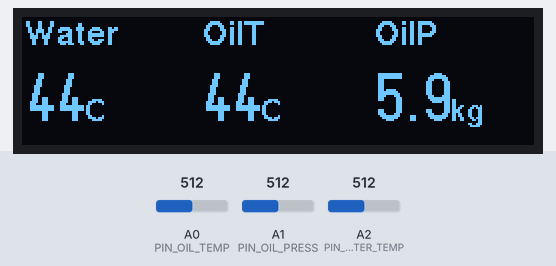
This program was run on a simulated Arduino Nano, built with avr-gcc and run on an emulated ATmega328P. Parts: 256×64 one-colour display. The test bench sets the inputs (shaded band); at power-on: A0 (PIN_OIL_TEMP) = 512, A1 (PIN_OIL_PRESS) = 512, A2 (PIN_WATER_TEMP) = 512. What the program prints to the serial monitor is not drawn.

Above: at 1.4 s.
1.5 s: A0 (PIN_OIL_TEMP) set to 716
At 3.4 s:
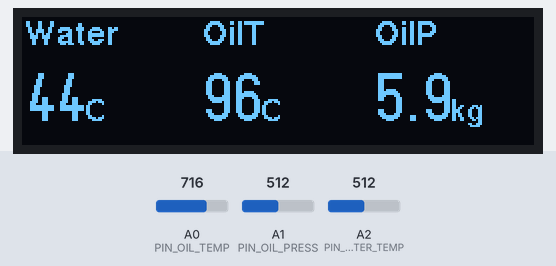
4.5 s: A1 (PIN_OIL_PRESS) set to 716
At 6.5 s:
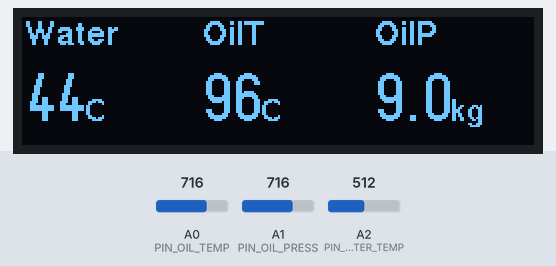
6.8 s: A2 (PIN_WATER_TEMP) set to 716
At 8.8 s:
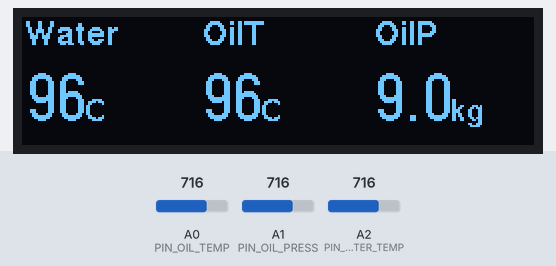
9.1 s: A0 (PIN_OIL_TEMP) set to 900
At 11.1 s:
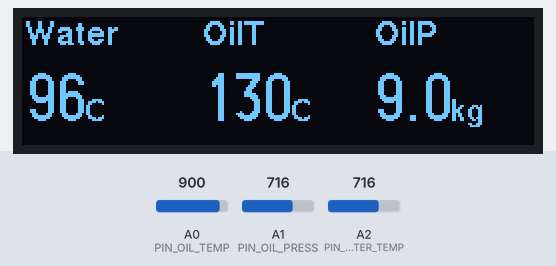
11.4 s: A1 (PIN_OIL_PRESS) set to 900
At 12.6 s:
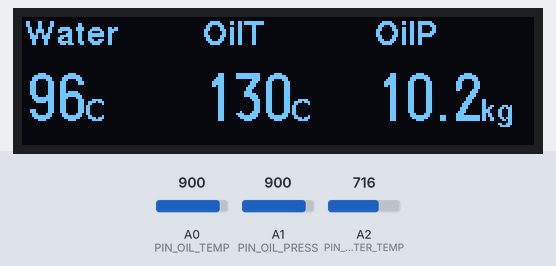
13.8 s: A2 (PIN_WATER_TEMP) set to 900
At 16.2 s:
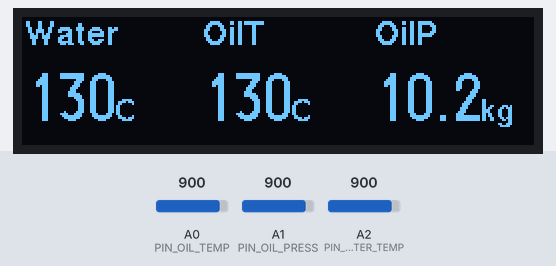
Timing chart, 0 to 17.3 s (numbered marks = the images above; inputs shaded):
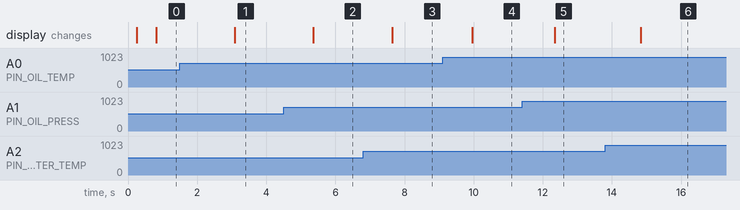

The program:

main.cpp
```cpp
#include <Arduino.h>
#include <U8g2lib.h>

// OLED: ZJY270S0700XG31 — SW SPI + ZJY remap
// CS=D9, RST=D6, SCL=D5, DC=D4, SDA=D3
// Analog: A0=oil temp, A1=oil pressure, A2=water temp
//
// Display select: 0 = ZJY270S0700XG31 (SSD1322, 256x64, page buffer)
//                 1 = 2.42" SSD1309 128x64 SPI module (field test panel)
#ifndef DISPLAY_SSD1309_128X64
#define DISPLAY_SSD1309_128X64 0
#endif
// 1 = field diagnosis screens (frame/ticks/font paths). Production stays 0.
#ifndef DIAG_FIRMWARE
#define DIAG_FIRMWARE 0
#endif

constexpr uint8_t PIN_OLED_CS = 9;
constexpr uint8_t PIN_OLED_RST = 6;
constexpr uint8_t PIN_OLED_SCL = 5;
constexpr uint8_t PIN_OLED_DC = 4;
constexpr uint8_t PIN_OLED_SDA = 3;

constexpr uint8_t PIN_OIL_TEMP = A0;
constexpr uint8_t PIN_OIL_PRESS = A1;
constexpr uint8_t PIN_WATER_TEMP = A2;

constexpr int ADC_MAX = 1023;
// Internal 1.1 V bandgap vs AVCC. Calibrated against the measured 5.25 V rail.
constexpr float BANDGAP_VOLTS = 1.088f;
constexpr float ADC_VREF_FALLBACK = 5.25f;

// Sensor outputs are calibrated against the current 5.25 V reference.
// For ratiometric 5 V sensors this keeps readings stable when AVCC moves.
constexpr float SENSOR_REFERENCE_VCC = 5.25f;
constexpr bool SENSOR_OUTPUT_RATIOMETRIC = true;

// Sensor linear output is 0.6..4.1V -> 0..1000 kPa, then convert to kg/cm^2.
// Zero point measured with the connected sensor at atmospheric pressure.
constexpr float OIL_P_V0 = 0.620f;
constexpr float OIL_P_V1 = 4.100f;
constexpr float OIL_P_KPA0 = 0.0f;
constexpr float OIL_P_KPA1 = 1000.0f;
constexpr float KPA_PER_KGCM2 = 98.0665f;

// Two-point temperature calibration from the live sensor checks:
// room reference 27.7 C at 2.31 V, boiling-water reference 100 C at 3.746 V.
// Both temperature channels use this same sensor characteristic.
constexpr float TEMP_CAL_V0 = 2.310f;
constexpr float TEMP_CAL_C0 = 27.7f;
constexpr float TEMP_CAL_V1 = 3.746f;
constexpr float TEMP_CAL_C1 = 100.0f;

#if DISPLAY_SSD1309_128X64
// Page buffer (128 B) instead of the 1 KB full buffer: on a 2 KB ATmega328P the
// full buffer left ~400 B of stack and the panel showed garbage ("snow").
// SSD1309_VARIANT=2 selects the panel with x_offset=2 (some modules shift 2 px).
#ifndef SSD1309_VARIANT
#define SSD1309_VARIANT 0
#endif
#if SSD1309_VARIANT == 2
U8G2_SSD1309_128X64_NONAME2_1_4W_SW_SPI u8g2(
#else
U8G2_SSD1309_128X64_NONAME0_1_4W_SW_SPI u8g2(
#endif
    U8G2_R0,
    PIN_OLED_SCL,
    PIN_OLED_SDA,
    PIN_OLED_CS,
    PIN_OLED_DC,
    PIN_OLED_RST);
#else
U8G2_SSD1322_ZJY_256X64_1_4W_SW_SPI u8g2(
    U8G2_R0,
    PIN_OLED_SCL,
    PIN_OLED_SDA,
    PIN_OLED_CS,
    PIN_OLED_DC,
    PIN_OLED_RST);
#endif

struct SensorReading {
  float oil_temp_c;
  float water_temp_c;
  float oil_press_kgcm2;
  float oil_temp_v;
  float water_temp_v;
  float oil_press_v;
  float avcc_v;
  int oil_temp_raw;
  int water_temp_raw;
  int oil_press_raw;
};

// Discard first sample after mux switch, then average.
static int readAdcStable(uint8_t pin) {
  analogRead(pin);
  delayMicroseconds(50);
  long sum = 0;
  for (uint8_t i = 0; i < 4; ++i) {
    sum += analogRead(pin);
  }
  return static_cast<int>(sum / 4);
}

// Measure AVCC from the 1.1 V bandgap. DEFAULT analogReference tracks AVCC,
// so a hardcoded 5.0 V makes temps read high when USB/regulator sag.
static float readAvccVolts() {
  const uint8_t old_mux = ADMUX;
  ADMUX = (1 << REFS0) | (1 << MUX3) | (1 << MUX2) | (1 << MUX1);
  delayMicroseconds(250);
  ADCSRA |= (1 << ADSC);
  while (ADCSRA & (1 << ADSC)) {
  }
  ADCSRA |= (1 << ADSC);
  while (ADCSRA & (1 << ADSC)) {
  }
  const uint16_t raw = ADC;
  ADMUX = old_mux;
  if (raw < 16) {
    return ADC_VREF_FALLBACK;
  }
  return (BANDGAP_VOLTS * static_cast<float>(ADC_MAX)) / raw;
}

static float readVoltage(uint8_t pin, float vref, int* raw_out = nullptr) {
  const int raw = readAdcStable(pin);
  if (raw_out != nullptr) {
    *raw_out = raw;
  }
  const float measured_voltage = (raw * vref) / ADC_MAX;
  if (SENSOR_OUTPUT_RATIOMETRIC && vref > 0.1f) {
    return measured_voltage * SENSOR_REFERENCE_VCC / vref;
  }
  return measured_voltage;
}

static float oilPressureKpaFromVolt(float v) {
  if (v <= OIL_P_V0) {
    return OIL_P_KPA0;
  }
  if (v >= OIL_P_V1) {
    return OIL_P_KPA1;
  }
  return OIL_P_KPA0 +
         (v - OIL_P_V0) * (OIL_P_KPA1 - OIL_P_KPA0) / (OIL_P_V1 - OIL_P_V0);
}

static float tempFromVolt(float v) {
  float temperature = TEMP_CAL_C0 +
                      (v - TEMP_CAL_V0) * (TEMP_CAL_C1 - TEMP_CAL_C0) /
                          (TEMP_CAL_V1 - TEMP_CAL_V0);
  if (temperature < -20.0f) {
    return -20.0f;
  }
  if (temperature > 130.0f) {
    return 130.0f;
  }
  return temperature;
}

static void drawBootScreen() {
  u8g2.firstPage();
  do {
    u8g2.setFont(u8g2_font_helvB14_tr);
    u8g2.drawStr(8, 40, "Oil / Water");
#if DIAG_FIRMWARE
    u8g2.setFont(u8g2_font_5x7_tr);
    u8g2.drawStr(8, 56, "DIAG 3 screens");
#endif
#if DISPLAY_SSD1309_128X64
    // Identify the field-test build on the panel itself.
    u8g2.setFont(u8g2_font_5x7_tr);
    u8g2.drawStr(8, 56, "SSD1309 128x64");
#endif
  } while (u8g2.nextPage());
}

#if DISPLAY_SSD1309_128X64
// 128x64 layout: three 42 px columns (0 / 43 / 86).
// label 5x7 @y=9, value logisoso18 @y=42, unit 5x7 @y=56.
// Verified with tools/oled-sim/sim128.c (real U8g2 fonts, no clipping).
static void drawSensorCell(uint8_t x, const __FlashStringHelper* label, float value,
                           uint8_t decimals, const __FlashStringHelper* unit) {
  u8g2.setFont(u8g2_font_5x7_tr);
  u8g2.setCursor(x + 1, 9);
  u8g2.print(label);

  u8g2.setFont(u8g2_font_logisoso18_tr);
  u8g2.setCursor(x + 1, 42);
  u8g2.print(value, decimals);

  u8g2.setFont(u8g2_font_5x7_tr);
  u8g2.setCursor(x + 1, 56);
  u8g2.print(unit);
}
#else
// One-shot fix (2026-11-26): on the production SSD1322 panel the value drawn
// via Print::print(float) never appears, while labels/units do. A host-side
// replay of the real U8g2 SSD1322 driver stream confirmed that the same
// digits DO reach GDDRAM when drawn with drawStr(). So the value is now
// formatted with integer arithmetic and drawn with drawStr(); the unit is
// drawn with drawStr() at the same continuation position as before.
// Nothing else in the drawing or sensor code is changed.
static void formatValueText(char* buf, float value, uint8_t decimals) {
  if (!isfinite(value)) {
    value = 0.0f;
  }
  const long scale = (decimals > 0) ? 10L : 1L;
  long scaled = (long)(value * (float)scale + (value >= 0.0f ? 0.5f : -0.5f));
  char* p = buf;
  if (scaled < 0) {
    *p++ = '-';
    scaled = -scaled;
  }
  long whole = scaled / scale;
  char tmp[8];
  uint8_t n = 0;
  if (whole == 0) {
    tmp[n++] = '0';
  }
  while (whole > 0) {
    tmp[n++] = (char)('0' + (int)(whole % 10L));
    whole /= 10L;
  }
  while (n > 0) {
    *p++ = tmp[--n];
  }
  if (decimals > 0) {
    *p++ = '.';
    *p++ = (char)('0' + (int)(scaled % 10L));
  }
  *p = '\0';
}

static void drawSensorCell(uint8_t x, const __FlashStringHelper* label, float value,
                           uint8_t decimals, const __FlashStringHelper* unit) {
  u8g2.setFont(u8g2_font_helvB12_tr);
  u8g2.setCursor(x, 14);
  u8g2.print(label);

  char numbuf[12];
  formatValueText(numbuf, value, decimals);
  u8g2.setFont(u8g2_font_logisoso24_tr);
  const uint8_t numw = (uint8_t)u8g2.getStrWidth(numbuf);
  u8g2.drawStr(x, 52, numbuf);

  char unitbuf[8];
  const char* up = reinterpret_cast<const char*>(unit);
  uint8_t i = 0;
  while (i < (uint8_t)(sizeof(unitbuf) - 1)) {
    const char c = (char)pgm_read_byte(up + i);
    if (c == '\0') {
      break;
    }
    unitbuf[i++] = c;
  }
  unitbuf[i] = '\0';
  u8g2.setFont(u8g2_font_helvB10_tr);
  u8g2.drawStr(x + numw, 52, unitbuf);
}
#endif

static void drawSensors(const SensorReading& s) {
#if DISPLAY_SSD1309_128X64
  u8g2.firstPage();
  do {
    drawSensorCell(0, F("WATER"), s.water_temp_c, 0, F("C"));
    drawSensorCell(43, F("OILT"), s.oil_temp_c, 0, F("C"));
    // Compact unit on screen; value is kg/cm^2
    drawSensorCell(86, F("OILP"), s.oil_press_kgcm2, 1, F("kg"));
    u8g2.drawVLine(42, 0, 64);
    u8g2.drawVLine(85, 0, 64);
  } while (u8g2.nextPage());
#else
  u8g2.firstPage();
  do {
    drawSensorCell(2, F("Water"), s.water_temp_c, 0, F("C"));
    drawSensorCell(90, F("OilT"), s.oil_temp_c, 0, F("C"));
    // Compact unit on screen; value is kg/cm^2
    drawSensorCell(176, F("OilP"), s.oil_press_kgcm2, 1, F("kg"));
  } while (u8g2.nextPage());
#endif
}

#if DIAG_FIRMWARE
// --- one-shot field diagnosis (SSD1322 / 256x64) ----------------------------
// Screen 1 MAP : frame + 8 px ticks + bottom bar (geometry) and tall-font digits
// Screen 2 PATH: the same number via print(float), print("literal"), drawStr()
// Screen 3 LIVE: live values in helvB12 (small) and the same value in logisoso24
static uint16_t freeRamBytes() {
  extern int __heap_start;
  extern char *__brkval;
  int probe;
  int top = (__brkval == 0) ? (int)&__heap_start : (int)__brkval;
  return (uint16_t)((int)&probe - top);
}

static void drawDiag(uint8_t screen, const SensorReading& s) {
  u8g2.firstPage();
  do {
    if (screen == 0) {
      u8g2.drawFrame(0, 0, 256, 64);
      for (uint8_t y = 0; y < 64; y += 8) {
        u8g2.drawHLine(0, y, 6);
      }
      u8g2.drawBox(0, 62, 256, 2);  // must sit on the last visible row

      u8g2.setFont(u8g2_font_5x7_tr);
      u8g2.setCursor(10, 10);
      u8g2.print(F("1/3 MAP  Vcc="));
      u8g2.print(s.avcc_v, 2);
      u8g2.print(F(" free="));
      u8g2.print(freeRamBytes());

      u8g2.setFont(u8g2_font_logisoso24_tr);
      u8g2.setCursor(10, 48);
      u8g2.print(F("0123456789"));

      u8g2.setFont(u8g2_font_5x7_tr);
      u8g2.setCursor(10, 58);
      u8g2.print(F("nan inf kg/cm2  base 48"));
    } else if (screen == 1) {
      u8g2.setFont(u8g2_font_5x7_tr);
      u8g2.setCursor(4, 10);
      u8g2.print(F("2/3 PATH  fixed value 12.3"));

      u8g2.setFont(u8g2_font_helvB12_tr);
      u8g2.setCursor(4, 26);
      u8g2.print(F("print"));
      u8g2.setCursor(90, 26);
      u8g2.print(F("str"));
      u8g2.setCursor(176, 26);
      u8g2.print(F("draw"));

      u8g2.setFont(u8g2_font_logisoso24_tr);
      u8g2.setCursor(4, 58);
      u8g2.print(12.3f, 1);  // Print::printFloat path (what the gauge uses)
      u8g2.setCursor(90, 58);
      u8g2.print(F("12.3"));  // flash string, same font
      u8g2.drawStr(176, 58, "12.3");  // direct draw, no Print
    } else {
      u8g2.setFont(u8g2_font_5x7_tr);
      u8g2.setCursor(4, 10);
      u8g2.print(F("3/3 LIVE  Vcc="));
      u8g2.print(s.avcc_v, 2);

      u8g2.setFont(u8g2_font_helvB12_tr);
      u8g2.setCursor(4, 26);
      u8g2.print(F("W="));
      u8g2.print(s.water_temp_c, 0);
      u8g2.print(F(" T="));
      u8g2.print(s.oil_temp_c, 0);
      u8g2.print(F(" P="));
      u8g2.print(s.oil_press_kgcm2, 1);

      u8g2.setFont(u8g2_font_5x7_tr);
      u8g2.setCursor(4, 36);
      u8g2.print(F("raw "));
      u8g2.print(s.water_temp_raw);
      u8g2.print(',');
      u8g2.print(s.oil_temp_raw);
      u8g2.print(',');
      u8g2.print(s.oil_press_raw);

      u8g2.setFont(u8g2_font_logisoso24_tr);
      u8g2.setCursor(4, 62);
      u8g2.print(s.water_temp_c, 0);  // same value, tall font

      u8g2.setFont(u8g2_font_5x7_tr);
      u8g2.setCursor(96, 62);
      u8g2.print(F("<- same W, logisoso24"));
    }
  } while (u8g2.nextPage());
}
#endif

// Timer1 CTC @ 16MHz / 256 -> 0.5 s base tick (OCR1A = 31249)
// Oil pressure: every tick (0.5 s). Temps: every 4 ticks (2.0 s).
volatile bool g_update_due = false;

ISR(TIMER1_COMPA_vect) {
  g_update_due = true;
}

static void startUpdateTimer() {
  noInterrupts();
  TCCR1A = 0;
  TCCR1B = 0;
  TCNT1 = 0;
  OCR1A = 31249;
  TCCR1B |= (1 << WGM12);  // CTC
  TCCR1B |= (1 << CS12);   // clk/256
  TIMSK1 |= (1 << OCIE1A); // compare A interrupt
  interrupts();
}

void setup() {
  Serial.begin(115200);
  analogReference(DEFAULT);

  u8g2.begin();
  u8g2.setContrast(0x7F);
  drawBootScreen();

  startUpdateTimer();
  g_update_due = true;  // first draw immediately

  Serial.println(F("sensors: A0=oilT A1=oilP A2=waterT Vcc=bandgap oilP=0.5s temps=2s"));
}

void loop() {
  static SensorReading s = {};
  static uint8_t tick = 0;

  if (!g_update_due) {
    return;
  }
  g_update_due = false;

  // Always refresh oil pressure (0.5 s).
  s.avcc_v = readAvccVolts();
  analogRead(PIN_OIL_PRESS);  // settle mux after bandgap
  s.oil_press_v = readVoltage(PIN_OIL_PRESS, s.avcc_v, &s.oil_press_raw);
  s.oil_press_kgcm2 = oilPressureKpaFromVolt(s.oil_press_v) / KPA_PER_KGCM2;

  // Temps every 2.0 s (every 4th tick), including the first frame.
  if ((tick % 4) == 0) {
    s.oil_temp_v = readVoltage(PIN_OIL_TEMP, s.avcc_v, &s.oil_temp_raw);
    s.water_temp_v = readVoltage(PIN_WATER_TEMP, s.avcc_v, &s.water_temp_raw);
    s.oil_temp_c = tempFromVolt(s.oil_temp_v);
    s.water_temp_c = tempFromVolt(s.water_temp_v);
  }
  ++tick;

#if DIAG_FIRMWARE
  drawDiag((uint8_t)((tick / 6) % 3), s);  // 3 s per screen
#else
  drawSensors(s);
#endif

  Serial.print(F("W="));
  Serial.print(s.water_temp_c, 0);
  Serial.print(F("C("));
  Serial.print(s.water_temp_v, 2);
  Serial.print(F("V) OilT="));
  Serial.print(s.oil_temp_c, 0);
  Serial.print(F("C("));
  Serial.print(s.oil_temp_v, 2);
  Serial.print(F("V) OilP="));
  Serial.print(s.oil_press_kgcm2, 1);
  Serial.print(F("kg("));
  Serial.print(s.oil_press_v, 2);
  Serial.print(F("V) Vcc="));
  Serial.print(s.avcc_v, 3);
  Serial.print(F("V raw="));
  Serial.print(s.water_temp_raw);
  Serial.print(',');
  Serial.print(s.oil_temp_raw);
  Serial.print(',');
#if DIAG_FIRMWARE
  Serial.print(s.oil_press_raw);
  Serial.print(F(" free="));
  Serial.print(freeRamBytes());
  Serial.print(F(" scr="));
  Serial.print((tick / 6) % 3);
  Serial.println();
#else
  Serial.println(s.oil_press_raw);
#endif
}
```

Measured:
- after the input at 1.5 s, the display: changes after 1.6 s (image 1)
- after the input at 4.5 s, the display: changes after 0.86 s (image 2)
- after the input at 6.8 s, the display: changes after 0.85 s (image 3)
- after the input at 9.1 s, the display: changes after 0.86 s (image 4)
- after the input at 11.4 s, the display: changes after 0.95 s (image 5)
- after the input at 13.8 s, the display: changes after 1.0 s (image 6)
